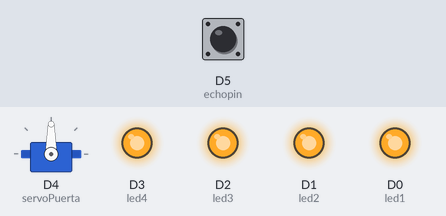
Simulated run of this sketch. Board: ESP8266 (NodeMCU). Shown: servo, output pins drawn as LEDs (lit = HIGH). The inputs (shaded band) are chosen by the test bench; at power-on: D5 (echopin) LOW. No MQTT or app messages arrive unless stated; pins used as bus, display or sensor lines are not drawn.

Above: at 0.1 s.
At 1.8 s:
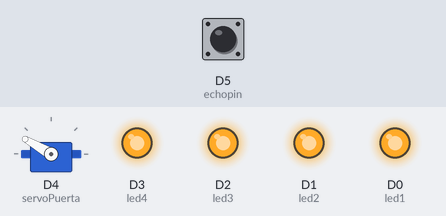
1.9 s: D5 (echopin) pulsed HIGH 2 times (0.12 s each, 0.3 s apart)
At 2.9 s:
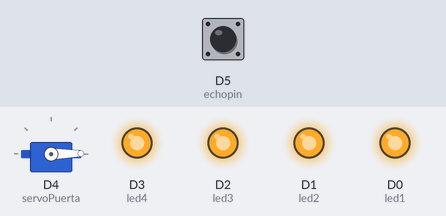
Timing chart, 0 to 5.8 s (numbered marks = the images above; inputs shaded):
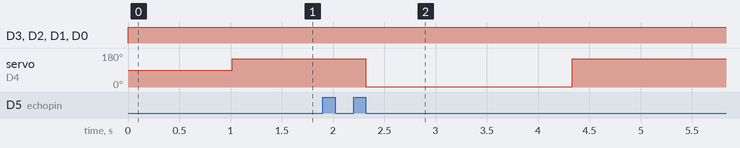

The sketch:

SimpleMQTTClient_1_.ino
```cpp
#include "EspMQTTClient.h"
#include <Servo.h>
Servo servoPuerta;
int led1 = 16, led2 = 5, led3 = 4, led4 = 0; //Inicialización de las variables de los LEDs en los puertos D0-D3

float distance, duration;
#define echopin D5
#define trigpin D6
EspMQTTClient client(
  "GalaxyNote9c9cf",
  "muhs6150",
  "driver.cloudmqtt.com",  // MQTT Broker server ip
  "luocawzu",   // Can be omitted if not needed
  "Xk0OITCDjYHq",   // Can be omitted if not needed
  "ESP8266_Piso1",     // Client name that uniquely identify your device
   18598              // The MQTT port, default to 1883. this line can be omitted
);
void encenderLuces();
void apagarLuces();
void ultrasonicoServo();
void setup()
{
  Serial.begin(115200);
  client.enableDebuggingMessages();
  client.enableHTTPWebUpdater();
  client.enableLastWillMessage("TestClient/lastwill", "I am going offline");
  pinMode(led1,OUTPUT);
  pinMode(led2,OUTPUT);
  pinMode(led3,OUTPUT);
  pinMode(led4,OUTPUT);
  pinMode(echopin,INPUT);
  pinMode(trigpin,OUTPUT);
  servoPuerta.attach(2);
}

void onConnectionEstablished()
{
  // Subscribe to "mytopic/test" and display received message to Serial
  //client.subscribe("mytopic/test", [](const String & payload) {
    //Serial.println(payload);
  //});

  // Subscribe to "mytopic/wildcardtest/#" and display received message to Serial
  //client.subscribe("mytopic/wildcardtest/#", [](const String & topic, const String & payload) {
    //Serial.println("(From wildcard) topic: " + topic + ", payload: " + payload);
  //});

  // Publish a message to "mytopic/test"
  client.publish("/piso1/luces", "Prueba luces"); // You can activate the retain flag by setting the third parameter to true

  // Execute delayed instructions
  client.executeDelayed(5 * 1000, []() {
    client.publish("/piso1/luces", "Prueba luces 2");
  });
}

void loop()
{
  client.loop();
  encenderLuces();
  ultrasonicoServo();
  delay(1000);
}
void encenderLuces() {
  //Función que enciende las luces
  digitalWrite(led1,HIGH);
  digitalWrite(led2,HIGH);
  digitalWrite(led3,HIGH);
  digitalWrite(led4,HIGH);
  client.publish("/piso1/luces", "Luces del piso 1 encendidas.");
}
void apagarLuces() {
  //Función que apaga las luces
  digitalWrite(led1,LOW);
  digitalWrite(led2,LOW);
  digitalWrite(led3,LOW);
  digitalWrite(led4,LOW);
  client.publish("/piso1/luces", "Luces del piso 1 apagadas.");
}
void ultrasonicoServo() {
  digitalWrite(trigpin,LOW);
  delay(2);
  digitalWrite(trigpin,HIGH);
  delay(10);
  digitalWrite(trigpin,LOW);
  duration = pulseIn(echopin,HIGH);
  distance = ((duration/2)/29);
  if (distance<10) {
    servoPuerta.write(150);
    client.publish("/piso1/puerta", "La puerta está abierta.");
  }
  else {
    servoPuerta.write(1);
    client.publish("/piso1/puerta", "La puerta está cerrada.");
  }
}
```

Measured:
- after the input at 1.9 s, servo on D4 (servoPuerta): 150° → 1° after 0.42 s, → 150° 2.0 s later
